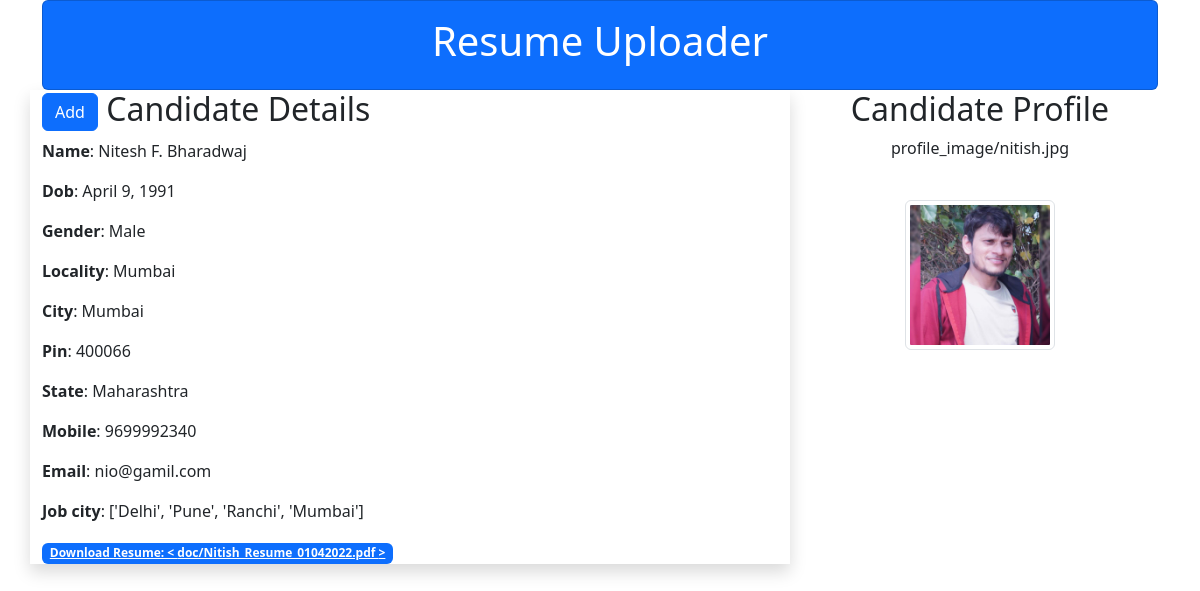
/resume/candidate_detail/1, run on the app's committed database.
### aapResumeUploader/models.py (models this page shows)
class Resume(models.Model):
    name = models.CharField(max_length=100)
    dob = models.DateField(auto_now=False, auto_now_add=False)
    gender = models.CharField(max_length=100)
    locality = models.CharField(max_length=100)
    city = models.CharField(max_length=100)
    pin = models.PositiveIntegerField()
    state = models.CharField(choices=STATE_CHOICE, max_length=100)
    mobile = models.PositiveIntegerField()
    email = models.EmailField()
    job_city = models.CharField(max_length=100)
    profile_image = models.ImageField(upload_to='profile_image', blank=True)
    my_file = models.FileField(upload_to='doc', blank=True)

### aapResumeUploader/views.py (the view)
# urls.py: path('/candidate_detail/<slug:pk>', views.CandidateDetailView.as_view(), name='candidate_detail'),
class CandidateDetailView(DetailView):
    model = Resume

### aapResumeUploader/templates/aapResumeUploader/resume_detail.html (shortened to what this page needs)
<!doctype html>
<html lang="en">
<head>
  <link href="https://cdn.jsdelivr.net/npm/bootstrap@5.2.1/dist/css/bootstrap.min.css" rel="stylesheet"
>
</head>
<body>
  <main>
    <div class="container">
        <div class="card text-white bg-primary">
          <div class="card-body text-center">
            <h1>Resume Uploader</h1>
          </div>
        </div>
    </div>
    <div class="container">
        <div class="row">
            <div class="col-lg-8 shadow">
                <h2> <a name="" id="" class="btn btn-primary" href="{% url 'resume' %}" role="button">Add</a> Candidate Details </h2>
                <p><b>Name</b>: {{object.name}}</p>
                <p><b>Dob</b>: {{object.dob}}</p>
                <p><b>Gender</b>: {{object.gender}}</p>
                <p><b>Locality</b>: {{object.locality}}</p>
                <p><b>City</b>: {{object.city}}</p>
                <p><b>Pin</b>: {{object.pin}}</p>
                <p><b>State</b>: {{object.state}}</p>
                <p><b>Mobile</b>: {{object.mobile}}</p>
                <p><b>Email</b>: {{object.email}}</p>
                <p><b>Job city</b>: {{object.job_city}}</p>
                <a href="{{object.my_file.url}}" class="badge bg-primary">Download Resume: < {{object.my_file}} ></a>
            </div>
            <div class="col-lg-4 text-center">
                <h2>Candidate Profile</h2>
                <p>{{object.profile_image}}</p>
                <img src="{{object.profile_image.url}}" alt="" class="img-fluid img-thumbnail mt-4" width="150" height="150">
            </div>
        </div>
    </div>
  </main>
</body>
</html>

### data on the page
Resume: name "Nitesh F. Bharadwaj", dob "April 9, 1991", gender "Male", locality "Mumbai", city "Mumbai", pin "400066", state "Maharashtra", mobile "9699992340", email "nio@gamil.com", job_city "['Delhi', 'Pune', 'Ranchi', 'Mumbai']", my_file "doc/Nitish_Resume_01042022.pdf", profile_image "profile_image/nitish.jpg", profile_image (picture)
